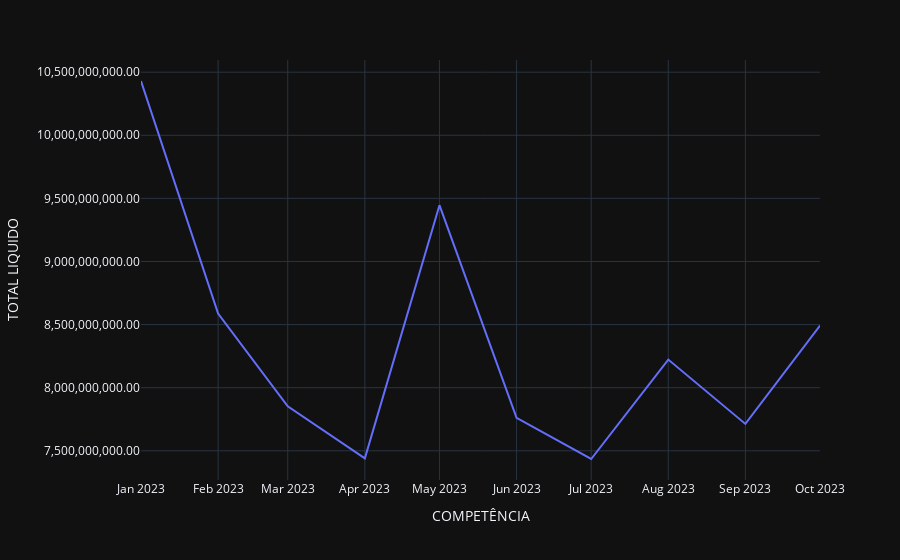

Notebook code for this chart:
### Markdown cell above
x - Total de repasses por mês de 2023

### Code cell
df_temp = df_e.copy()
filter = (df_temp.index.year >= 2023) & (df_temp.index.month <= 10)
df_temp = df_temp[filter].resample(rule='MS').sum(numeric_only=True)
display(df_temp.head())

fig = px.line(data_frame=df_temp, x=df_temp.index, y='TOTAL LIQUIDO')
fig.update_traces(hovertemplate=None)
fig.update_layout(hovermode='y unified', yaxis_tickformat=',.2f')
fig.show()

### Figure 1 — Plotly figure (JSON) as saved in the notebook; plotly's stock layout.template omitted (floating-point values rounded to 4 significant figures)
{"data": [{"legendgroup": "", "line": {"color": "#636efa", "dash": "solid"}, "marker": {"symbol": "circle"}, "mode": "lines", "name": "", "orientation": "v", "showlegend": false, "type": "scatter", "x": ["2023-01-01T00:00:00", "2023-02-01T00:00:00", "2023-03-01T00:00:00", "2023-04-01T00:00:00", "2023-05-01T00:00:00", "2023-06-01T00:00:00", "2023-07-01T00:00:00", "2023-08-01T00:00:00", "2023-09-01T00:00:00", "2023-10-01T00:00:00"], "xaxis": "x", "y": [10430000000.0, 8588000000.0, 7853000000.0, 7440000000.0, 9446000000.0, 7761000000.0, 7435000000.0, 8223000000.0, 7713000000.0, 8492000000.0], "yaxis": "y"}], "layout": {"hovermode": "y unified", "legend": {"tracegroupgap": 0}, "margin": {"t": 60}, "xaxis": {"anchor": "y", "domain": [0, 1], "title": {"text": "COMPETÊNCIA"}}, "yaxis": {"anchor": "x", "domain": [0, 1], "tickformat": ",.2f", "title": {"text": "TOTAL LIQUIDO"}}}}
